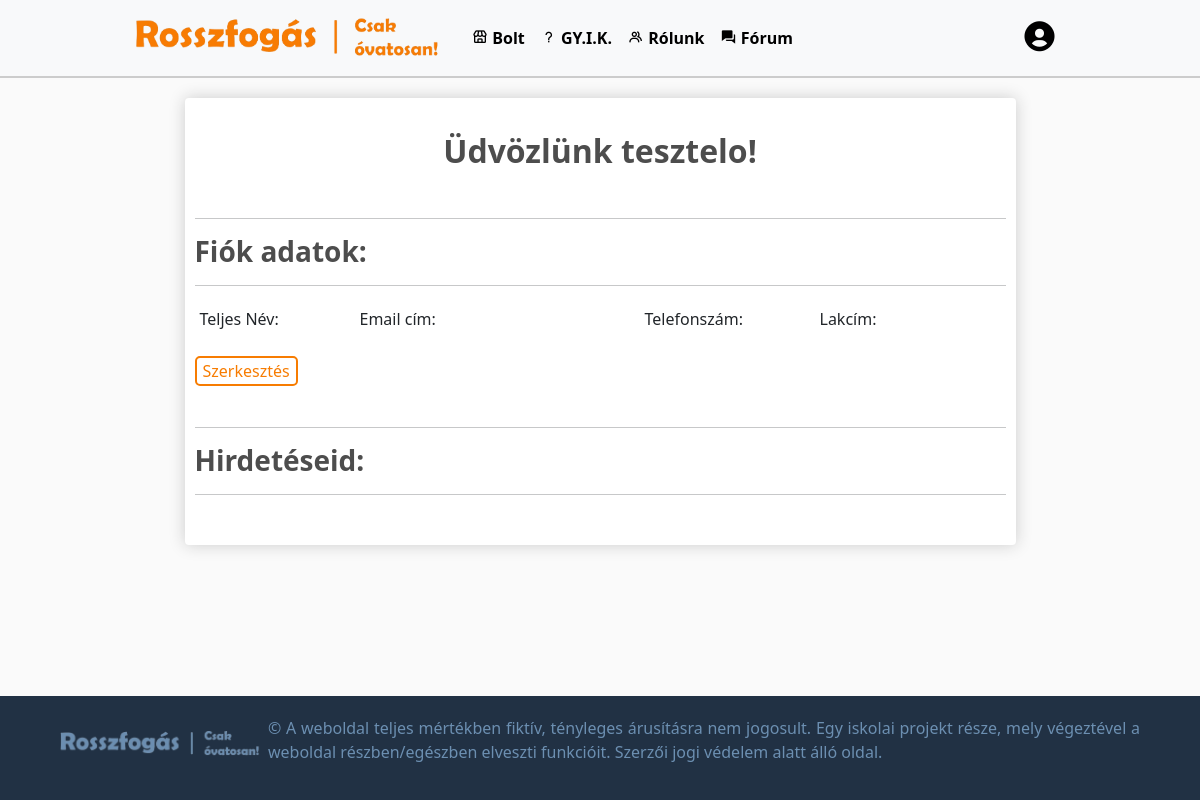
The page /fiok/ (signed in) on the database as committed earlier.
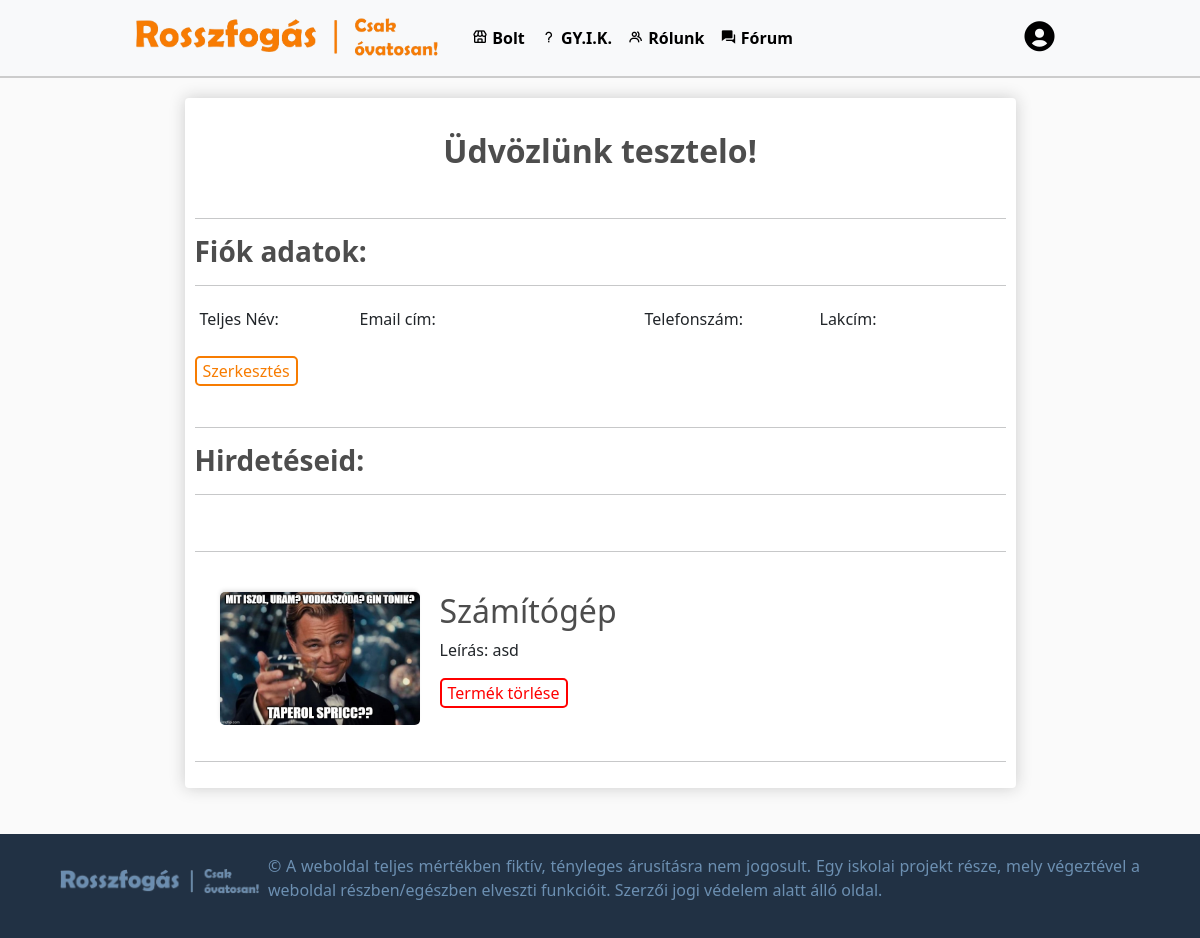
The same page on the database as committed later.
### default/models.py (models this page shows, shortened)
class Product(models.Model):
    KATEGORIA_CHOICES = [
        ('--válasszon--', '--Válasszon--'),
        ('autó', 'Autó'),
        ('élelmiszer', 'Élelmiszer'),
        ('egyéb', 'Egyéb'),
    ]
    customer = models.ForeignKey(Customer, on_delete=models.CASCADE, null=True, blank=True)
    name = models.CharField(max_length=50, null=True, blank=True)
    price = models.FloatField()
    description = models.TextField(max_length=80)
    feladocim = models.CharField(max_length=100, null=True, blank=True)
    feladoorszag = models.CharField(max_length=100, null=True, blank=True)
    image = models.ImageField(null=True, blank=True, upload_to='default/images/')
    kategoria = models.CharField(max_length=50, choices=KATEGORIA_CHOICES, default='--válasszon--')
    terms_checkbox = models.BooleanField(default=False)
    orderer_name = models.CharField(max_length=200, null=True, blank=True)
    orderer_phone = models.CharField(max_length=12, null=True, blank=True)
    orderer_location = models.CharField(max_length=200, null=True, blank=True)
    ordered = models.BooleanField(default=False)
    @property
    def imageURL(self):
        if self.image:
            return '/images/' + str(self.image)
        return ''

### account/views.py (the view)
# urls.py: path('', views.profile_view, name="fiok"),
def profile_view(request):
    current_user = request.user
    customer = Customer.objects.get(user=current_user)
    products = Product.objects.filter(customer=customer)
    if request.method == 'POST':
        form = UserProfileForm(request.POST, instance=customer)
        if form.is_valid():
            form.save()
            return redirect('fiok')
    else:
        form = UserProfileForm(instance=customer)
        print(form.errors)
    return render(request, "account/fiok.html", {'customer': customer, 'products': products, 'form': form})

### account/templates/account/fiok.html (shortened to what this page needs)
{% extends "default/layout.html" %}
{% load static %}
{% block body %}
<div class="row">
        <div class="col-lg-9 mx-auto" style="margin-top: 20px;">
            <div class="box-element" id="form-wrapper">
                <div id="user-info profile-info">
                    <br>
                    <h2 style="text-align: center;"><strong>Üdvözlünk {{ customer.name }}!</strong></h2>
                    <br>
                    <hr>
                    <h3><strong>Fiók adatok:</strong></h3>
                    <hr>
                    <div class="profile-info" id="profile-info">
                        <div class="form-field-name">
                            <label>Teljes Név:</label>
                        </div>
                        <div class="form-field-email">
                            <label>Email cím:</label>
                        </div>
                        <div class="form-field-user" style="margin-left: 65px; width: 150px;">
                            <label>Telefonszám:</label>
                        </div>
                        <div class="form-field-user" style="margin-left: 10px;">
                            <label>Lakcím:</label>
                        </div>
                        <button class="user-btn" style="margin-bottom: 25px; margin-top: 15px; float: right;" onclick="toggleEdit()">Szerkesztés</button>
                    </div>
                    <hr>
                    <h3><strong>Hirdetéseid:</strong></h3>
                    <hr>
                    <br>
                    {% for product in products %}
                    <hr>
                    {% if not product.ordered %}
                    <div class="profile-card profile-products">
                        <div>
                            <img class="thumbnail" src="{{ product.imageURL }}">
                        </div>
                        <div>
                            <h2>{{product.name}}</h2>
                            <p>Leírás: {{product.description}}</p>
                                <form action="{% url 'delete_product' product.id %}" method="post">
                                    <button class="delete-btn" type="submit">Termék törlése</button>
                                </form>
                    {% endif %}
                        </div>
                    </div>
                    <hr>
                    {% endfor %}
                </div>
            </div>
        </div>
</div>
{% endblock %}

Rows that differ between the two databases and show on the page:
added Product: imageURL (picture), name "Számítógép", description "asd"
